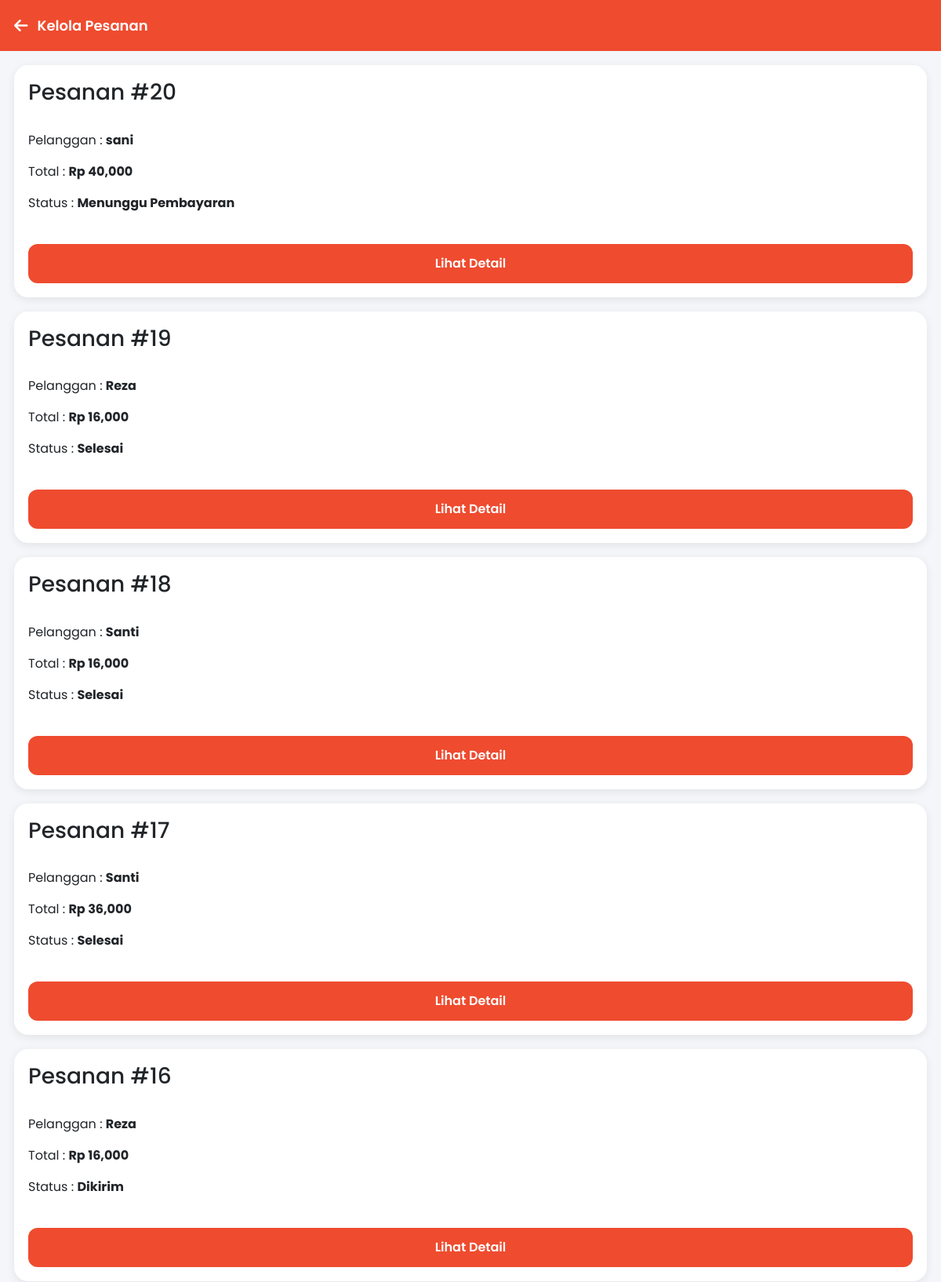
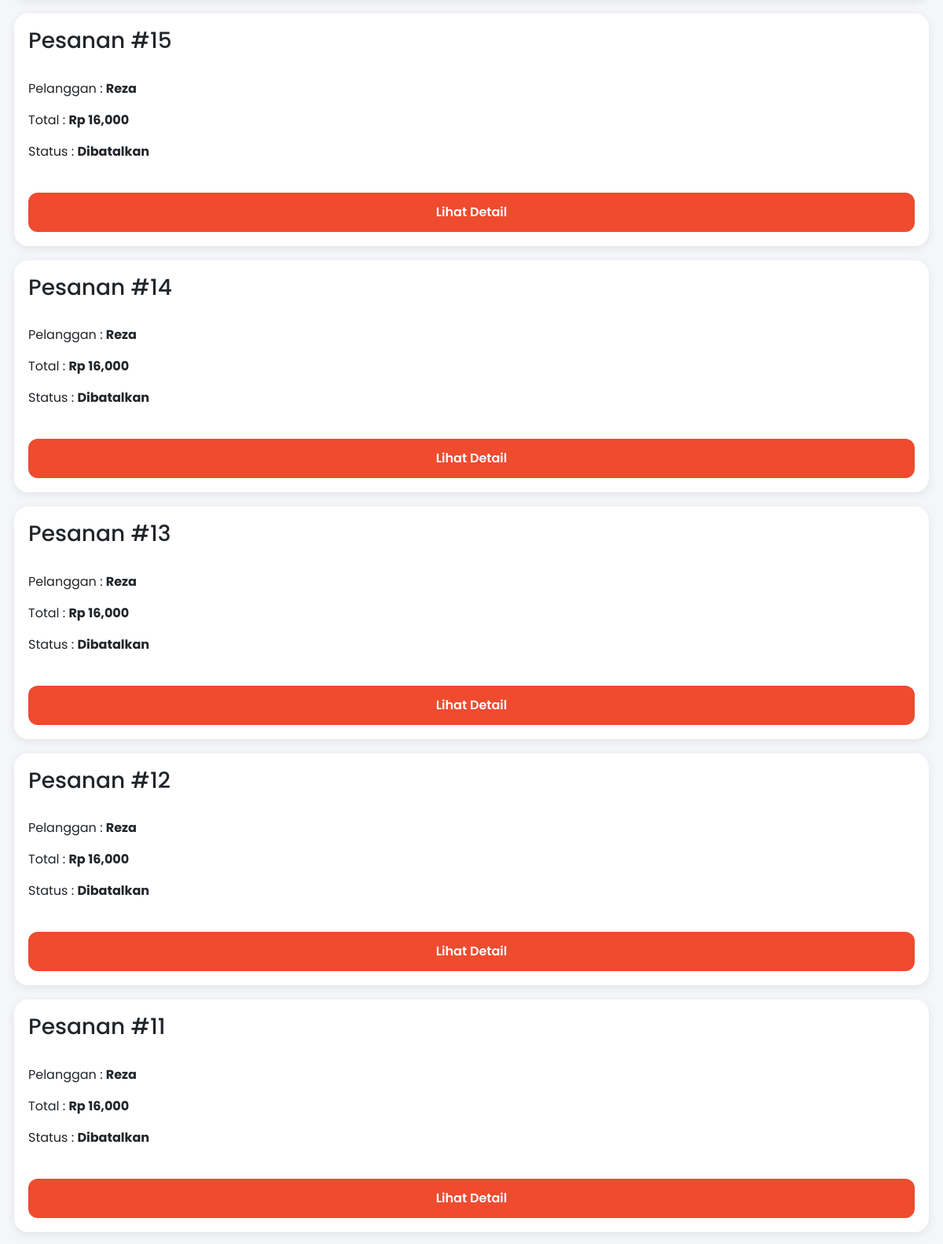
Page /admin/pesanan/index.php (signed in, upper part) on the committed database (2 pictures, top to bottom).
### tables this page shows
CREATE TABLE `pesanan` (
  `id_pesanan` int(11) NOT NULL,
  `id_user` int(11) DEFAULT NULL,
  `alamat` text DEFAULT NULL,
  `id_alamat` int(11) DEFAULT NULL,
  `tanggal` datetime DEFAULT current_timestamp(),
  `subtotal` decimal(12,2) DEFAULT NULL,
  `ongkir` decimal(12,2) DEFAULT NULL,
  `total` decimal(12,2) DEFAULT NULL,
  `metode_pembayaran` varchar(50) DEFAULT NULL,
  `bukti_transfer` varchar(255) DEFAULT NULL,
  `status` enum('Menunggu Pembayaran','Diproses','Dikirim','Selesai','Dibatalkan') DEFAULT 'Menunggu Pembayaran',
  `status_sebelumnya` varchar(50) DEFAULT NULL
);

CREATE TABLE `users` (
  `id_user` int(11) NOT NULL,
  `nama` varchar(100) NOT NULL,
  `email` varchar(100) NOT NULL,
  `password` varchar(255) NOT NULL,
  `reset_token` varchar(255) DEFAULT NULL,
  `reset_expired` datetime DEFAULT NULL,
  `no_hp` varchar(20) DEFAULT NULL,
  `foto` varchar(255) DEFAULT 'default.png',
  `role` enum('admin','user') DEFAULT 'user',
  `created_at` timestamp NULL DEFAULT current_timestamp()
);

### admin/pesanan/index.php (the view, shortened to what this page needs)
<?php
include '../../config/koneksi.php';
include '../../layout/header_admin.php';
include '../../layout/page_header_admin.php';
$data = mysqli_query($conn,"
SELECT
pesanan.*,
users.nama
FROM pesanan
JOIN users
ON pesanan.id_user = users.id_user
ORDER BY pesanan.id_pesanan DESC
");
?>
<div class="page-content">
<?php while($row=mysqli_fetch_assoc($data)): ?>
<div class="card">
<h3>
Pesanan #<?= $row['id_pesanan']; ?>
</h3>
<br>
<p>
Pelanggan :
<b><?= $row['nama']; ?></b>
</p>
<p>
Total :
<b>Rp <?= number_format($row['total']); ?></b>
</p>
<p>
Status :
<b><?= $row['status']; ?></b>
</p>
<br>
<a
href="detail.php?id=<?= $row['id_pesanan']; ?>"
class="btn-primary"
>
Lihat Detail
</a>
</div>
<?php endwhile; ?>
</div>
</body>
</html>

### layout/header_admin.php (style rules this page uses)
* { margin:0; padding:0; box-sizing:border-box; font-family:'Poppins',sans-serif; }
body { background:#f4f6f9; }
.page-content { padding:18px; padding-bottom:50px; }
.card { background:white; padding:18px; margin-bottom:18px; border-radius:18px; border:none; box-shadow:0 3px 12px rgba(0,0,0,.08); transition:.25s; }
.btn-primary, .btn-success, .btn-warning, .btn-danger { display:block; width:100%; padding:13px; border:none; border-radius:12px; text-decoration:none; text-align:center; font-weight:600; color:white; cursor:pointer; transition:.3s; }
.btn-primary { background:#ef4b2f; }

### rows in the picture
pesanan: id_pesanan "20", id_user.nama "sani", total "40,000", status "Menunggu Pembayaran"
pesanan: id_pesanan "19", id_user.nama "Reza", total "16,000", status "Selesai"
pesanan: id_pesanan "18", id_user.nama "Santi", total "16,000", status "Selesai"
pesanan: id_pesanan "17", id_user.nama "Santi", total "36,000", status "Selesai"
pesanan: id_pesanan "16", id_user.nama "Reza", total "16,000", status "Dikirim"
pesanan: id_pesanan "15", id_user.nama "Reza", total "16,000", status "Dibatalkan"
pesanan: id_pesanan "14", id_user.nama "Reza", total "16,000", status "Dibatalkan"
pesanan: id_pesanan "13", id_user.nama "Reza", total "16,000", status "Dibatalkan"
pesanan: id_pesanan "12", id_user.nama "Reza", total "16,000", status "Dibatalkan"
pesanan: id_pesanan "11", id_user.nama "Reza", total "16,000", status "Dibatalkan"

### other values in the picture
$judul "Kelola Pesanan"
